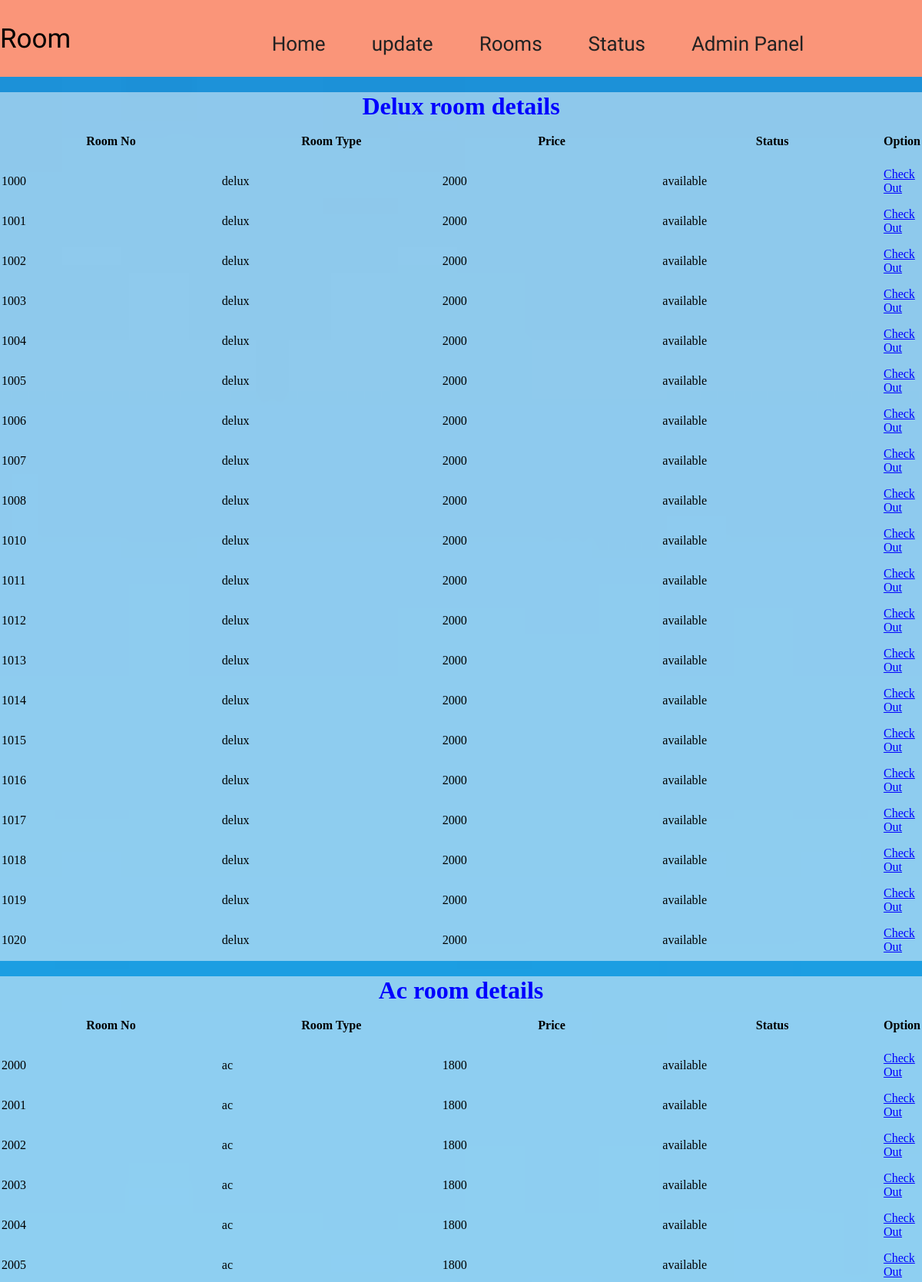
The app's page /admin/roomdetails.php (upper part) with its own data.
### tables this page shows
CREATE TABLE `deluxac_room` (
  `deluxac_id` int(255) NOT NULL,
  `room_no` varchar(10) NOT NULL,
  `room_type` varchar(50) NOT NULL,
  `price` int(100) NOT NULL,
  `status` varchar(50) NOT NULL
);

CREATE TABLE `ac_room` (
  `ac_id` int(100) NOT NULL,
  `room_no` varchar(10) NOT NULL,
  `room_type` varchar(50) NOT NULL,
  `price` int(50) NOT NULL,
  `status` varchar(50) NOT NULL
);

### admin/roomdetails.php (the view, shortened to what this page needs)
<?php
include('../connection.php'); ?>
<!DOCTYPE html>
<html lang="en">
<head>
</head>
<body>
<nav class="navbar">
    <div class="left-nav">
            <p>Room</p>
        </div>
        <div class="right-nav mt-4">
            <ul>
                <li class="item"><a href="aroom.php">Home</a></li>
         <div class="paste-button"> <li class="item">update </li>
   </div>
                <div class="paste-button"> <li class="item">Rooms</li>
   </div>
                 <li class="item"><a href="roomstatus.php">Status</a></li>
                 <li class="item"><a href="../admin.php">Admin Panel</a></li>
          </ul>
        </div>
    </nav>
    <div class="admin-room-details">
         <h1 style="color:blue; text-align:center;">Delux room details</h1>
         <table>
             <tr>
                     <th width="25%" height="50px">Room No</th>
                     <th width="25%" height="50px">Room Type</th>
                     <th width="25%" height="50px">Price</th>
                     <th width="25%" height="50px">Status</th>
                     <th width="25%" height="50px">Option</th>
             </tr>
             <?php
                $qry="SELECT * FROM `deluxac_room`";
                $run=mysqli_query($con,$qry);
                while( $row=mysqli_fetch_assoc($run))
                {
                    $rno=$row['room_no'];
                    $rtype=$row['room_type'];
                    $price=$row['price'];
                    $status=$row['status'];
                    ?>
                    <tr>
                    <td width="25%" height="50px"><?php echo $rno ?></td>
                     <td width="25%" height="50px"><?php echo $rtype ?></td>
                     <td width="25%" height="50px"><?php echo $price ?></td>
                     <td width="25%" height="50px"><?php echo $status ?></td>
                     <td><a style="color:blue;" href="co.php? rno=<?php echo $rno; ?>">Check Out</a></td>
                    </tr>
                    <?php
                }
             ?>
         </table>
    </div>
    <div class="admin-room-details">
         <h1 style="color:blue; text-align:center;">Ac room details</h1>
         <table>
             <tr>
                     <th width="25%" height="50px">Room No</th>
                     <th width="25%" height="50px">Room Type</th>
                     <th width="25%" height="50px">Price</th>
                     <th width="25%" height="50px">Status</th>
                     <th width="25%" height="50px">Option</th>
             </tr>
             <?php
                $qry="SELECT * FROM `ac_room`";
                $run=mysqli_query($con,$qry);
                while( $row=mysqli_fetch_assoc($run))
                {
                    $rno=$row['room_no'];
                    $rtype=$row['room_type'];
                    $price=$row['price'];
                    $status=$row['status'];
                    ?>
                    <tr>
                    <td width="25%" height="50px"><?php echo $rno ?></td>
                     <td width="25%" height="50px"><?php echo $rtype ?></td>
                     <td width="25%" height="50px"><?php echo $price ?></td>
                     <td width="25%" height="50px"><?php echo $status ?></td>
                     <td><a style="color:blue;" href="co1.php? rno=<?php echo $rno; ?>">Check Out</a></td>
                    </tr>
                    <?php
                }
             ?>
         </table>
    </div>
    </body>
 </html>

### admin/roomdetails.php (style rules this page uses)
* { padding: 0; margin: 0; box-sizing: border-box; }
.navbar { width: 100%; position: sticky; height: 100px; background-color: #fa9579; display: flex; align-items: center; justify-content: center; top: 0; }
.left-nav { width: 20%; }
.left-nav p { font-family: 'Baloo 2', cursive; font-size: 35px; }
.right-nav { width: 100%; margin-top: 13px; }
.right-nav ul { display: flex; justify-content: center; }
.right-nav ul li { list-style: none; margin: 30px; }
.right-nav ul li a { text-decoration: none; color: #222; font-family: 'Baloo 2', cursive; font-size: 26px; font-weight: 400; position: relative; }
.right-nav ul .paste-button li { text-decoration: none; color: #222; font-family: 'Baloo 2', cursive; font-size: 26px; font-weight: 400; position: relative; }
.paste-button { position: relative; display: inline-block; font-family: 'Segoe UI', Tahoma, Geneva, Verdana, sans-serif; }
.admin-room-details { background:rgba(255,255,255,0.5); }
.admin-room-details h1 { text-align:center; margin-top: 20px; }
body::before { position: absolute; content: ""; height: 170%; width: 100%; z-index: -1; opacity: 0.89; background: url('../img/adminhotel2.jpg') center center/cover no-repeat; }

### records on screen
deluxac_room: room_no "1000", room_type "delux", price "2000", status "available"
deluxac_room: room_no "1001", room_type "delux", price "2000", status "available"
deluxac_room: room_no "1002", room_type "delux", price "2000", status "available"
deluxac_room: room_no "1003", room_type "delux", price "2000", status "available"
deluxac_room: room_no "1004", room_type "delux", price "2000", status "available"
deluxac_room: room_no "1005", room_type "delux", price "2000", status "available"
deluxac_room: room_no "1006", room_type "delux", price "2000", status "available"
deluxac_room: room_no "1007", room_type "delux", price "2000", status "available"
deluxac_room: room_no "1008", room_type "delux", price "2000", status "available"
deluxac_room: room_no "1010", room_type "delux", price "2000", status "available"
deluxac_room: room_no "1011", room_type "delux", price "2000", status "available"
deluxac_room: room_no "1012", room_type "delux", price "2000", status "available"
deluxac_room: room_no "1013", room_type "delux", price "2000", status "available"
deluxac_room: room_no "1014", room_type "delux", price "2000", status "available"
deluxac_room: room_no "1015", room_type "delux", price "2000", status "available"
deluxac_room: room_no "1016", room_type "delux", price "2000", status "available"
deluxac_room: room_no "1017", room_type "delux", price "2000", status "available"
deluxac_room: room_no "1018", room_type "delux", price "2000", status "available"
deluxac_room: room_no "1019", room_type "delux", price "2000", status "available"
deluxac_room: room_no "1020", room_type "delux", price "2000", status "available"
ac_room: room_no "2000", room_type "ac", price "1800", status "available"
ac_room: room_no "2001", room_type "ac", price "1800", status "available"
ac_room: room_no "2002", room_type "ac", price "1800", status "available"
ac_room: room_no "2003", room_type "ac", price "1800", status "available"
ac_room: room_no "2004", room_type "ac", price "1800", status "available"
ac_room: room_no "2005", room_type "ac", price "1800", status "available"
